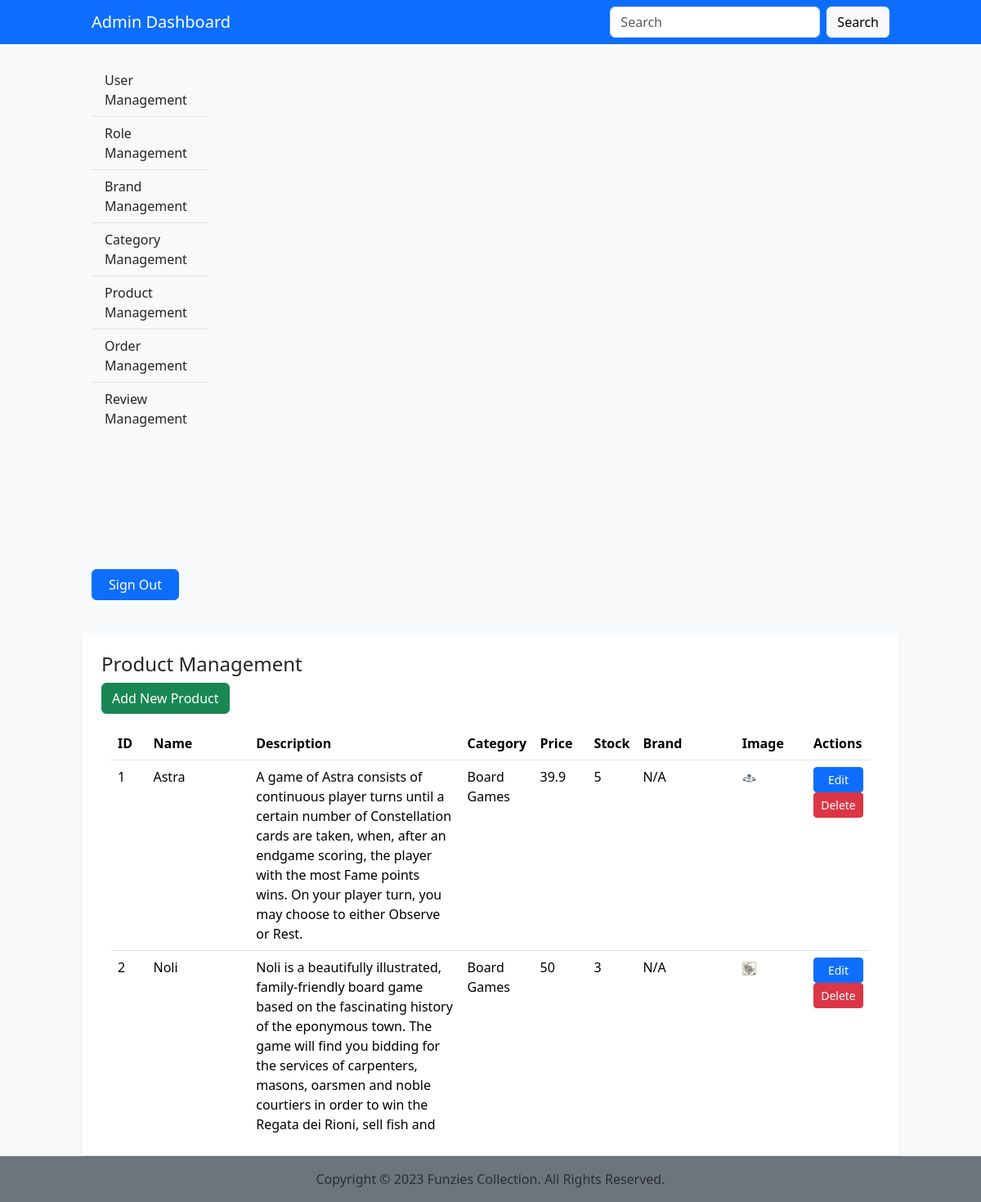
/admin/product-management.php, run on the app's committed database.
### tables this page shows
CREATE TABLE `product` (
  `ID` int(11) NOT NULL,
  `Name` varchar(300) NOT NULL,
  `Description` longtext DEFAULT NULL,
  `Category` int(11) NOT NULL,
  `Price` float NOT NULL,
  `Stock` int(11) NOT NULL,
  `Brand` int(11) DEFAULT NULL,
  `Image` varchar(2000) DEFAULT NULL,
  `Deleted` tinyint(4) DEFAULT NULL
);

CREATE TABLE `category` (
  `ID` int(11) NOT NULL,
  `Name` varchar(200) NOT NULL,
  `Details` varchar(2000) NOT NULL,
  `Deleted` tinyint(1) NOT NULL
);

CREATE TABLE `brand` (
  `ID` int(11) NOT NULL,
  `Name` varchar(100) NOT NULL,
  `Details` varchar(2000) NOT NULL,
  `Image` varchar(2000) DEFAULT NULL,
  `Deleted` tinyint(1) NOT NULL
);

### dbfunctions.php (called while the page is built, shortened)
<?php
function GetProducts($con)
{
    $sql = "SELECT p.*, b.Name as 'brandName', c.Name as 'categoryName' FROM product p JOIN brand b on p.Brand = b.ID JOIN category c ON p.Category = c.ID WHERE p.Deleted = '0'";
    $stmt = mysqli_stmt_init($con);
    if(!mysqli_stmt_prepare($stmt, $sql)) {
        echo "Could not load Products";
        exit();
    }
    mysqli_stmt_execute($stmt);
    $result = mysqli_stmt_get_result($stmt);
    return $result;
}
?>

### admin/product-management.php (the view, shortened to what this page needs)
<?php
require '../functions.php';
require '../dbfunctions.php';
$products = GetProducts($con);
?>
<?php
require_once 'include/header.php';
require_once 'include/navbar.php';
?>
<div class="container-fluid col-10">
    <div class="row justify-content-between">
        <?php require_once 'include/sidebar.php';  ?>
        <div class="col p-4 shadow-sm bg-white">
            <h4>Product Management</h4>
            <button class="btn btn-success mb-3" type="button" data-bs-toggle="modal" data-bs-target="#productModal" onclick="clearModalProductFields();">Add New Product</button>
                                    <div class="container overflow-auto" style="height:500px;">
            <table class="table">
                <thead class="thead-dark">
                    <tr>
                        <th>ID</th>
                        <th>Name</th>
                        <th>Description</th>
                        <th>Category</th>
                        <th>Price</th>
                        <th>Stock</th>
                        <th>Brand</th>
                        <th>Image</th>
                        <th>Actions</th>
                    </tr>
                </thead>
                <tbody>
                        <?php foreach($products as $product):
                        ?>
                        <tr>
                            <td><?php echo $product["ID"]; ?></td>
                            <td><?php echo $product["Name"]; ?></td>
                            <td><?php echo $product["Description"]; ?></td>
                            <td><?php echo $product["categoryName"]; ?></td>
                            <td><?php echo $product["Price"]; ?></td>
                            <td><?php echo $product["Stock"]; ?></td>
                            <td><?php echo $product["brandName"]; ?></td>
                            <td><img class="w-25" src='<?php echo "../" . $product["Image"]; ?>' alt=""></td>
                            <td>
                            <form method="POST">
                                <button type="button" class="btn btn-primary btn-sm w-100" data-bs-toggle="modal" data-bs-target="#productModal"
                                    onclick='setModalProductFields("<?php echo $product["ID"]; ?>", "<?php echo $product["Name"]; ?>", "<?php echo $product["Description"]; ?>"
                                    , "<?php echo $product["Category"]; ?>", "<?php echo $product["Price"]; ?>"
                                    , "<?php echo $product["Stock"]; ?>", "<?php echo $product["Brand"]; ?>")'>Edit</button>
                                <button type="submit" class="btn btn-danger btn-sm w-100">Delete</button>
                            </form>
                            </td>
                        </tr>
                        <?php endforeach ?>
                    </tbody>
            </table>
                        </div>
        </div>
    </div>
</div>
<?php require_once 'include/footer.php';  ?>

### admin/css/admin.css (style rules this page uses)
*, *::before, *::after { box-sizing: border-box; }
* { line-height: 24px; font-size: 16px; }
body { overflow-y: scroll; overflow-x: hidden; }

### data on the page
product: ID "1", Name "Astra", Description "A game of Astra consists of continuous player turns until a certain number of Constellation cards are taken, when, after an endgame scoring, the player with the most Fame points wins. On your player turn, you may choose to either Observe or Rest.", Category.Name "Board Games", Price "39.9", Stock "5", Brand.Name "N/A", Image (picture)
product: ID "2", Name "Noli", Description "Noli is a beautifully illustrated, family-friendly board game based on the fascinating history of the eponymous town. The game will find you bidding for the services of carpenters, masons, oarsmen and noble courtiers in order to win the Regata dei Rioni, sell fish and…", Category.Name "Board Games", Price "50", Stock "3", Brand.Name "N/A", Image (picture)
